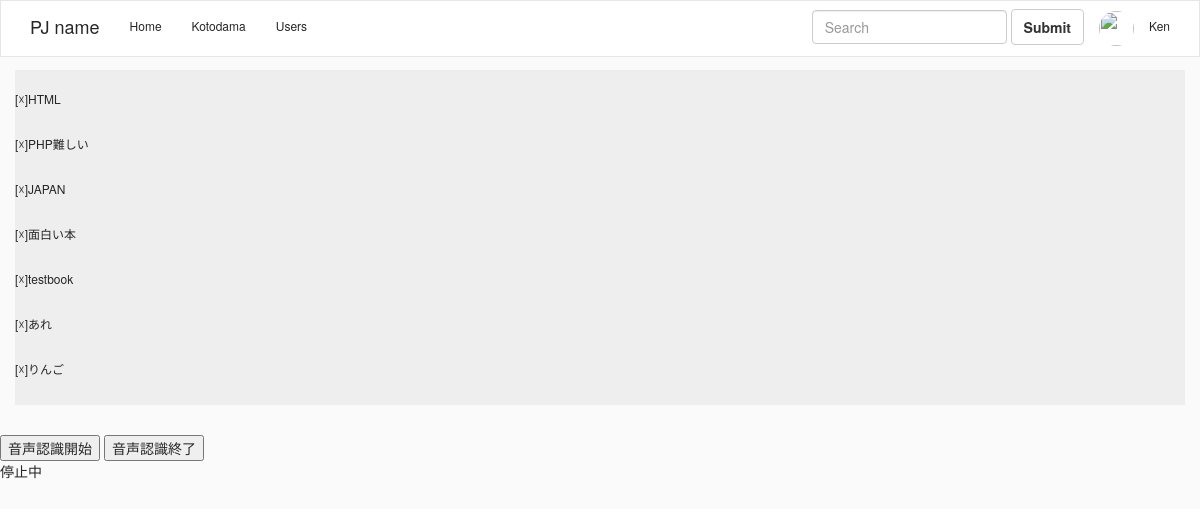
The app's page /select.php (signed in) with its own data.
### tables this page shows
CREATE TABLE IF NOT EXISTS `gs_bm_table` (
`postid` int(12) NOT NULL,
  `name` varchar(64) NOT NULL,
  `email` varchar(128) NOT NULL,
  `naiyou` text NOT NULL,
  `userid` int(255) NOT NULL,
  `indate` date NOT NULL,
  `photourl` text NOT NULL
);

### select.php (the view, shortened to what this page needs)
<?php
$pdo = db_con();
$stmt = $pdo->prepare("SELECT * FROM gs_bm_table");
$status = $stmt->execute();
$view = "";
if ($status == false) {
    sqlError($stmt);
} else {
    while ($result = $stmt->fetch(PDO::FETCH_ASSOC)) {
        $view .= '<p>';
        $view .= '<a href="delete_user.php?id=' . $result["id"] . '">';
        $view .= "[☓]";
        $view .= '</a>';
        $view .= '<a href="detail_user.php?id=' . $result["id"] . '">';
        $view .= $result["name"] . " "  . "<br>";
        $view .= '</a>';
        $view .= '</p>';
    }
}
?>
<!DOCTYPE html>
<head>
<link rel="stylesheet" href="https://cdnjs.cloudflare.com/ajax/libs/font-awesome-animation/0.0.10/font-awesome-animation.css" type="text/css" media="all" />
<link href="//maxcdn.bootstrapcdn.com/bootstrap/3.3.0/css/bootstrap.min.css" rel="stylesheet" id="bootstrap-css">
<link rel="stylesheet" href="css/main.css">
</head>
<body id="main">
<header>
<nav class="navbar navbar-default navbar-fixed-top">
  <div class="container">
    <div class="navbar-header">
      <a class="navbar-brand" href="#">
      <i class="fab fa-skyatlas"></i>PJ name</a>
    </div>
    <div id="navbar" class="collapse navbar-collapse">
      <ul class="nav navbar-nav">
        <li class="active"><a href="#">Home</a></li>
        <li><a href="#about">Kotodama</a></li>
        <li><a href="#contact">Users</a></li>
      </ul>
      <div class="nav navbar-nav navbar-right">
          <li><img class="d-inline-block align-top profile-img-icon"  src="//ssl.gstatic.com/accounts/ui/avatar_2x.png" /> </li>
          <li><a><?=$_SESSION["name"]?></a></li>
      </div>
      <form class="navbar-form navbar-right" role="search">
        <div class="form-group">
          <input type="text" class="form-control" placeholder="Search">
        </div>
        <button type="submit" class="btn btn-default">Submit</button>
      </form>
    </div>
  </div>
</nav>
</header>
<div>
    <div class="container jumbotron"><?=$view?></div>
</div>
<input type="button" value="音声認識開始" onclick="recognition.start();"/>
<input type="button" value="音声認識終了" onclick="recognition.stop();"/>
<div id="state">停止中</div>
</body>
</html>

### css/main.css (style rules this page uses)
a { font-size:12px; color: #262626; }
.navbar-default { background-color: #fff; border: 1px solid rgba(0,0,0,.0975); }
.navbar-default .navbar-nav > li > a, .navbar-default .navbar-nav > .active > a { color: #262626; background-color: #fff; }
.navbar-default .navbar-brand { color: #262626; }
div { display: block; }
.btn { font-weight: 700; height: 36px; -moz-user-select: none; -webkit-user-select: none; user-select: none; cursor: default; }
.profile-img-icon { width: 35px; height: 35px; margin: 10px auto; display: block; -moz-border-radius: 50%; -webkit-border-radius: 50%; border-radius: 50%; }
body { font-family: "Ubuntu",Tahoma,"Helvetica Neue",Helvetica,Arial,sans-serif; font-size: 14px; line-height: 1.42857143; color: #262626; background-color: #fafafa; padding-top: 70px; }
.jumbotron { padding: 10px 0; }

### records on screen
gs_bm_table: value "[☓]", name "HTML"
gs_bm_table: value "[☓]", name "PHP難しい"
gs_bm_table: value "[☓]", name "JAPAN"
gs_bm_table: value "[☓]", name "面白い本"
gs_bm_table: value "[☓]", name "testbook"
gs_bm_table: value "[☓]", name "あれ"
gs_bm_table: value "[☓]", name "りんご"

### other values on screen
$_SESSION["name"] "Ken"
